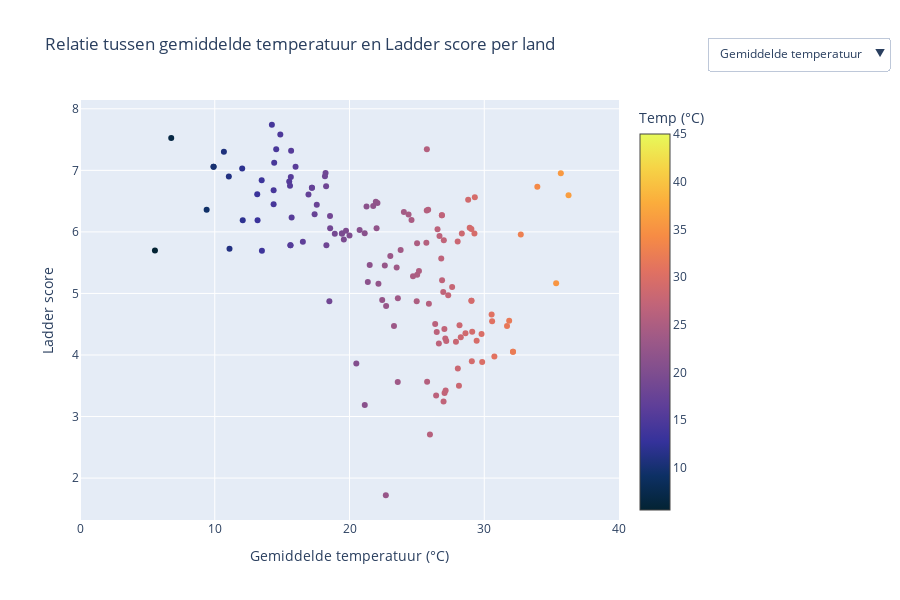

Notebook source saved alongside this figure:
### Code cell
trace_temp = go.Scatter(
    x=df123["temperature_celsius"],
    y=df123["Ladder score"],
    mode="markers",
    marker=dict(
        color=df123["temperature_celsius"],
        colorscale="thermal",
        showscale=True,
        colorbar=dict(title="Temp (°C)")
    ),
    text=df123["country"],
    name="Gemiddelde temperatuur"
)

trace_feels_like = go.Scatter(
    x=df123["feels_like_celsius"],
    y=df123["Ladder score"],
    mode="markers",
    marker=dict(
        color=df123["feels_like_celsius"],
        colorscale="thermal",
        showscale=True,
        colorbar=dict(title="Voelt als (°C)")
    ),
    text=df123["country"],
    name="Gemiddelde gevoelstemperatuur",
    visible=False 
)

figtempsscatter = go.Figure(data=[trace_temp, trace_feels_like])
figtempsscatter.update_layout(
    updatemenus=[
        dict(
            type="dropdown",
            direction="down",
            showactive=True,
            buttons=list([
                dict(label="Gemiddelde temperatuur",
                     method="update",
                     args=[{"visible": [True, False]},
                           {"title": "Relatie tussen gemiddelde temperatuur en Ladder score per land",
                            "xaxis": {"title": "Gemiddelde temperatuur (°C)", "range" : [0,40]},
                            "yaxis": {"title": "Ladder score"}}]),

                dict(label="Gevoelstemperatuur",
                     method="update",
                     args=[{"visible": [False, True]},
                           {"title": "Relatie tussen gemiddelde gevoelstemperatuur en Ladder score per land",
                            "xaxis": {"title": "Gemiddelde gevoelstemperatuur (°C)", "range" : [0,40]},
                            "yaxis": {"title": "Ladder score"}}])
            ]),
            x=1.5,
            xanchor="right",
            y=1.15,
            yanchor="top"
        )
    ],
    width=900,
    height=600,
    title="Relatie tussen gemiddelde temperatuur en Ladder score per land",
    xaxis_title="Gemiddelde temperatuur (°C)",
    yaxis_title="Ladder score"
)

figtempsscatter.show()

### Figure 1 — Plotly figure (JSON) as saved in the notebook; plotly's stock layout.template omitted (floating-point values rounded to 4 significant figures; data arrays with more than 128 entries replaced by an {"elided": "..."} marker saying what was removed)
{"data": [{"marker": {"color": {"elided": "217 float values"}, "colorbar": {"title": {"text": "Temp (°C)"}}, "colorscale": [[0, "rgb(3, 35, 51)"], [0.09091, "rgb(13, 48, 100)"], [0.1818, "rgb(53, 50, 155)"], [0.2727, "rgb(93, 62, 153)"], [0.3636, "rgb(126, 77, 143)"], [0.4545, "rgb(158, 89, 135)"], [0.5455, "rgb(193, 100, 121)"], [0.6364, "rgb(225, 113, 97)"], [0.7273, "rgb(246, 139, 69)"], [0.8182, "rgb(251, 173, 60)"], [0.9091, "rgb(246, 211, 70)"], [1, "rgb(231, 250, 90)"]], "showscale": true}, "mode": "markers", "name": "Gemiddelde temperatuur", "text": {"elided": "217 str values"}, "type": "scatter", "visible": true, "x": {"elided": "217 float values"}, "y": {"elided": "217 float values"}}, {"marker": {"color": {"elided": "217 float values"}, "colorbar": {"title": {"text": "Voelt als (°C)"}}, "colorscale": [[0, "rgb(3, 35, 51)"], [0.09091, "rgb(13, 48, 100)"], [0.1818, "rgb(53, 50, 155)"], [0.2727, "rgb(93, 62, 153)"], [0.3636, "rgb(126, 77, 143)"], [0.4545, "rgb(158, 89, 135)"], [0.5455, "rgb(193, 100, 121)"], [0.6364, "rgb(225, 113, 97)"], [0.7273, "rgb(246, 139, 69)"], [0.8182, "rgb(251, 173, 60)"], [0.9091, "rgb(246, 211, 70)"], [1, "rgb(231, 250, 90)"]], "showscale": true}, "mode": "markers", "name": "Gemiddelde gevoelstemperatuur", "text": {"elided": "217 str values"}, "type": "scatter", "visible": false, "x": {"elided": "217 float values"}, "y": {"elided": "217 float values"}}], "layout": {"height": 600, "title": {"text": "Relatie tussen gemiddelde temperatuur en Ladder score per land"}, "updatemenus": [{"active": 0, "buttons": [{"args": [{"visible": [true, false]}, {"title": "Relatie tussen gemiddelde temperatuur en Ladder score per land", "xaxis": {"range": [0, 40], "title": {"text": "Gemiddelde temperatuur (°C)"}, "type": "linear"}, "yaxis": {"autorange": true, "range": [1.319, 8.143], "title": {"text": "Ladder score"}, "type": "linear"}}], "label": "Gemiddelde temperatuur", "method": "update"}, {"args": [{"visible": [false, true]}, {"title": "Relatie tussen gemiddelde gevoelstemperatuur en Ladder score per land", "xaxis": {"range": [0, 40], "title": {"text": "Gemiddelde gevoelstemperatuur (°C)"}, "type": "linear"}, "yaxis": {"autorange": true, "range": [1.319, 8.143], "title": {"text": "Ladder score"}, "type": "linear"}}], "label": "Gevoelstemperatuur", "method": "update"}], "direction": "down", "showactive": true, "type": "dropdown", "x": 1.5, "xanchor": "right", "y": 1.15, "yanchor": "top"}], "width": 900, "xaxis": {"range": [0, 40], "title": {"text": "Gemiddelde temperatuur (°C)"}, "type": "linear"}, "yaxis": {"autorange": true, "range": [1.319, 8.143], "title": {"text": "Ladder score"}, "type": "linear"}}}
